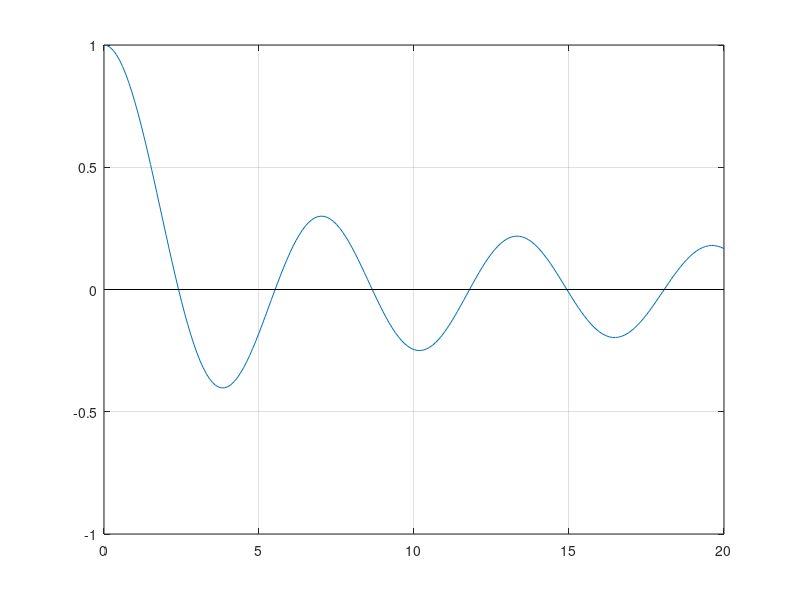

MATLAB code for this plot: (Note: this script raises an error after producing the figure.)
%plot the bessel
z = 0:0.1:20;
plot(z, besselj(0, z));
grid on
line(xlim, [0,0], 'Color', 'k');
%Choose our parameters
M = 10000;
roots = [];
%Calculate the first 3 roots
a1 = 2.4;
b1 = 2.5;
p1 = getP(a1, b1);
roots(1) = bisection(p1, a1, b1, 1e-15);
a2 = 5.5;
b2 = 5.6;
p2 = getP(a2, b2);
roots(2) = bisection(p2, a2, b2, 1e-15);
a3 = 8;
b3 = 9;
p3 = getP(a3, b3);
roots(3) = bisection(p3, a3, b3, 1e-15);
%Iterate over the roots M times, using the average distance between the first 3
%roots to increment a
diff = roots(3)-roots(2);
a = a3; 
b = b3;
for i=4:5000 %5000 seems to be the cutoff before PC takes off like a plane
    a = a+diff;
    b = b+diff;
    while sameSign(f(a), f(b))
        b = b+1;
    end
    roots(i) = bisection(getP(a, b), a, b, 1e-12);
    diff = abs(roots(i) - roots(i-1));
    if((f(roots(i)))> 1e-5)
        disp("Broke at " + i + " with x = " + roots(i)+" and f(x) = "+f(roots(i)));
    end
end
%-----------------------------------FUNCTIONS--------------------------------------------%
%Function that runs the bisection method
function p = bisection(p, a, b, tol)
    simp = true;
    while simp
        [p, a, b] = bisectionIteration(p, a, b);
        if f(p) == 0 || abs(b-a)/2 < tol
            simp = false; 
        end
    end
end
%Function that runs the one iteration of the bisection method
function [p, a, b] = bisectionIteration(p, a, b) 
    if sameSign(f(p), f(a))
        a = p;
        p = getP(a, b);
    elseif sameSign(f(p), f(b)) 
        b = p;
        p = getP(a, b);
    else
        error("f(a) & f(b) must have opposite signs");
    end
end
%Function that defines our function
function y = f(x)
    y = besselj(0, x);
end
%Function that computes p for the bisection method
function p = getP(a, b)
    p = a + (b-a)/2;
end
%Functon that checks if two variables have the same sign
function isSame = sameSign(a, b)
    if(a>=0 && b>=0 || a<0 && b<0)
        isSame = true;
    else
        isSame = false;
    end
end